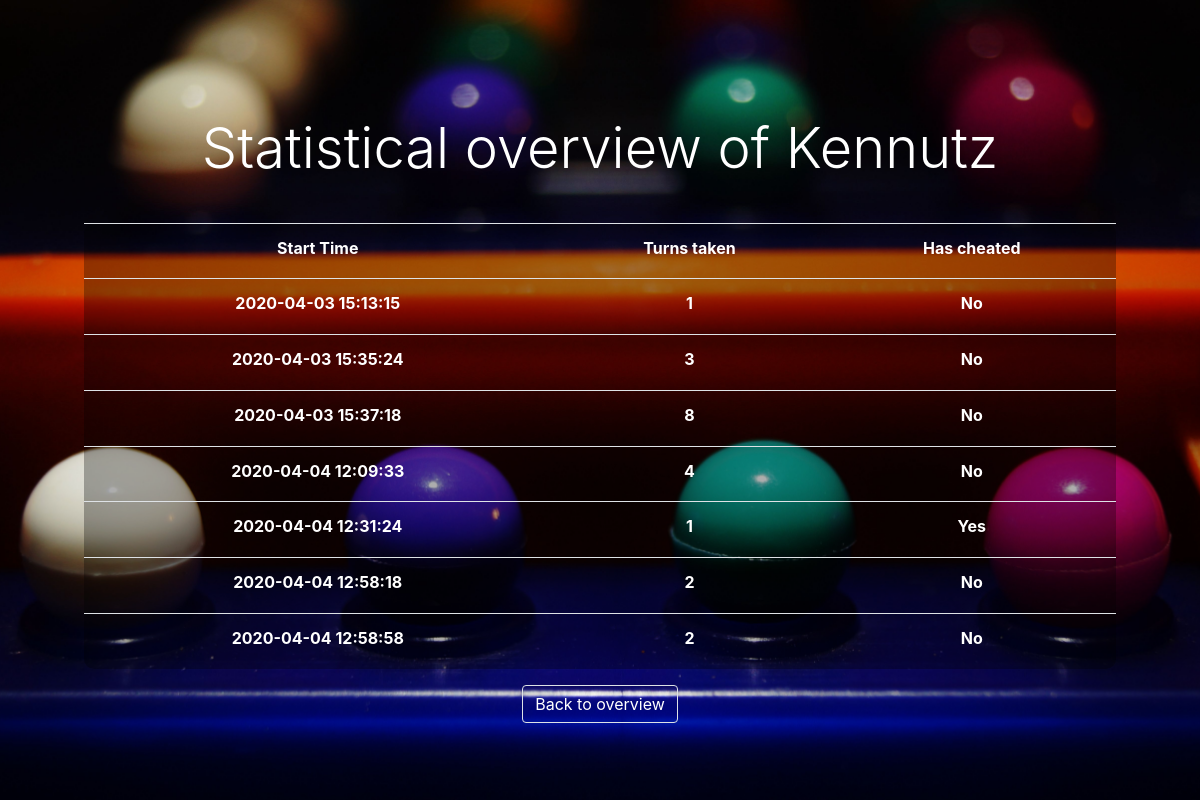
/statistics/Kennutz, run on the app's committed database.
### tables this page shows
CREATE TABLE `Game` (
  `id` INTEGER PRIMARY KEY AUTOINCREMENT NOT NULL,
  `username` VARCHAR(45) NOT NULL,
  `guess_amount` INTEGER NOT NULL,
  `has_cheated` TINYINT NOT NULL,
  `start_time` DATETIME NOT NULL
);

### Main.py (the view)
@app.route('/statistics/<username>')
def details(username):
    name = str(username)
    rows = controller.get_details_of_player(name)
    return render_template('detailedstatistics.html', name=name, rows=enumerate(rows))

### controllers/MainController.py (called while the page is built)
    def get_details_of_player(self, username):
        db = DB()
        rows = db.query(
            'SELECT start_time, guess_amount, has_cheated from Game where username = ? and guess_amount != 0',
            (username,))
        db.close()
        return rows

### models/DB.py (called while the page is built)
    def open_db(self):
        self.db = sqlite3.connect(os.path.abspath('./mastermind.db'))
        self.cursor = self.db.cursor()
        self.connected = True

    def query(self, query, bindings=None):
        self.open_db()
        curs = self.db.cursor()
        if bindings:
            curs.execute(query, bindings)
        else:
            curs.execute(query)
        return curs.fetchall()

    def close(self):
        self.db.commit()
        self.db.close()
        self.connected = False

### templates/detailedstatistics.html (shortened to what this page needs)
<!DOCTYPE html>
<html lang="en">
<head>
    <link rel="stylesheet" href="https://stackpath.bootstrapcdn.com/bootstrap/4.3.1/css/bootstrap.min.css"
>
    <link rel="stylesheet" href="{{ url_for('static', filename='css/main.css') }}">
</head>
<body>
<section id="cover" class="min-vh-100">
    <div class="container padding45px">
        <h1 class="display-4 py-2 text-truncate text-white text-center">Statistical overview of {{name}}</h1>
        <div class="row text-white">
            <div class="col-xl-12 col-lg-12 col-md-12 col-sm-12 mx-auto text-center form p-4">
                <table class="table lightdarkbg text-white">
                    <tr>
                        <th>
                            Start Time
                        </th>
                        <th>
                            Turns taken
                        </th>
                        <th>
                            Has cheated
                        </th>
                    </tr>
                    {% for i, row in rows%}
                    <tr class="text-white">
                        <th>
                            {{row[0][:19]}}
                        </th>
                        <th>
                            {{row[1]}}
                        </th>
                        <th>
                            {%if row[2] > 0%}
                            Yes
                            {%else%}
                            No
                            {%endif%}
                        </th>
                    </tr>
                    {% endfor %}
                </table>
                <a class="text-decoration-none" href="/statistics">
                    <button class="btn text-white border">
                        Back to overview
                    </button>
                </a>
            </div>
        </div>
    </div>
</section>
</body>
</html>

### static/css/main.css (style rules this page uses)
#cover { display: flex; flex-direction: column; justify-content: center; align-items: center; position: relative; background: url('/static/images/mastermind_bg.jpg') no-repeat center; background-size: cover; width: 100%; height: 100%; }
.lightdarkbg { content: ''; height: 100%; left: 0; top: 0; width: 100%; background-color: rgba(0, 0, 0, 0.3); z-index: -1; border-radius: 10px; }
.padding45px { padding: 45px; }

### data on the page
Game: start_time "2020-04-03 15:13:15", guess_amount "1", has_cheated "No"
Game: start_time "2020-04-03 15:35:24", guess_amount "3", has_cheated "No"
Game: start_time "2020-04-03 15:37:18", guess_amount "8", has_cheated "No"
Game: start_time "2020-04-04 12:09:33", guess_amount "4", has_cheated "No"
Game: start_time "2020-04-04 12:31:24", guess_amount "1", has_cheated "Yes"
Game: start_time "2020-04-04 12:58:18", guess_amount "2", has_cheated "No"
Game: start_time "2020-04-04 12:58:58", guess_amount "2", has_cheated "No"

### other printed values
{{ name }} "Kennutz"
